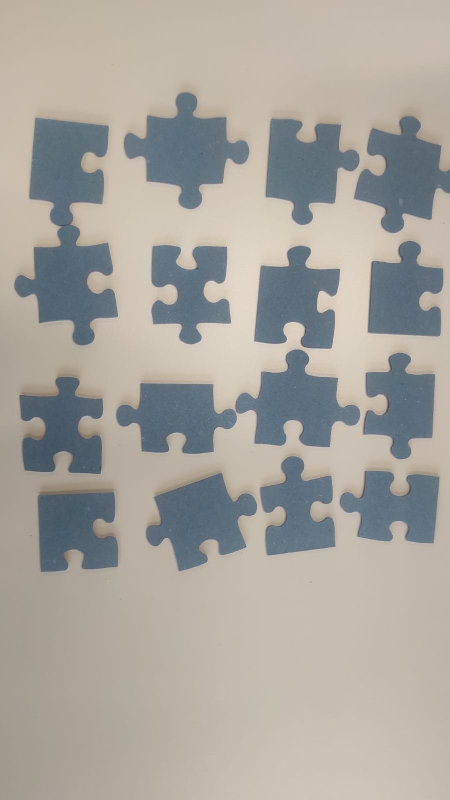
#> input picture images/allpieces/all.jpg, 900 x 1600 px (shown at 1/2 size)
$ python homography.py
#> lines starting #> are read from the running program, lines starting #| are printed output that depends on the picture
#> ``:
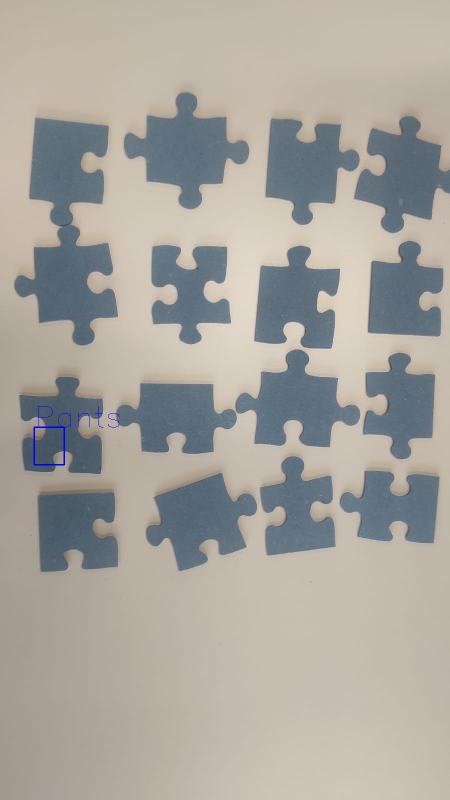
#> window 'Color Detection': shape (1600, 900, 3) (shown at 1/2 size); mean B, G, R 157.7, 163.9, 167.7
import cv2 as cv
import numpy as np
from matplotlib import pyplot as plt

class Homography:
    MIN_MATCH_COUNT = 700

    import numpy as np
    import cv2
    def find_homography(self):
        if len(self.good) > self.MIN_MATCH_COUNT:
            src_pts = np.float32([self.kp1[m.queryIdx].pt for m in self.good]).reshape(-1, 1, 2)
            dst_pts = np.float32([self.kp2[m.trainIdx].pt for m in self.good]).reshape(-1, 1, 2)
            # Estimate homography
            M, mask = cv.findHomography(src_pts, dst_pts, cv.RANSAC, 5.0)
            matchesMask = mask.ravel().tolist()
            # Apply homography to warp one image onto the other
            h, w, _ = self.img1.shape
            pts = np.float32([[0, 0], [0, h - 1], [w - 1, h - 1], [w - 1, 0]]).reshape(-1, 1, 2)
            dst = cv.perspectiveTransform(pts, M)
            self.img2 = cv.polylines(self.img2, [np.int32(dst)], True, (0, 255, 0), 3, cv.LINE_AA)
        else:
            print("Not enough matches are found - {}/{}".format(len(self.good), self.MIN_MATCH_COUNT))
            matchesMask = None
        draw_params = dict(matchColor=(0, 255, 0),  # draw matches in green color
                           singlePointColor=None,
                           matchesMask=matchesMask,  # draw only inliers
                           flags=2)
        img3 = cv.drawMatches(self.img1, self.kp1, self.img2, self.kp2, self.good, None, **draw_params)
        plt.imshow(cv.cvtColor(img3, cv.COLOR_BGR2RGB)), plt.show()


    # Load the image
    imageFrame = cv2.imread('./images/allpieces/all.jpg')

    # Convert the imageFrame in BGR(RGB color space) to HSV(hue-saturation-value) color space
    hsvFrame = cv2.cvtColor(imageFrame, cv2.COLOR_BGR2HSV)

    # Set range for red color and define mask
    red_lower = np.array([0,120,70], np.uint8)
    red_upper = np.array([10, 160, 200], np.uint8)
    red_mask = cv2.inRange(hsvFrame, red_lower, red_upper)

    # Set range for yellow color and define mask
    yellow_lower = np.array([20, 100, 100], np.uint8)
    yellow_upper = np.array([30, 255, 255], np.uint8)
    yellow_mask = cv2.inRange(hsvFrame, yellow_lower, yellow_upper)

    # Set range for blue color and define mask
    blue_lower = np.array([94, 80, 2], np.uint8)
    blue_upper = np.array([120, 255, 255], np.uint8)
    blue_mask = cv2.inRange(hsvFrame, blue_lower, blue_upper)

    # Morphological Transform, Dilation for each color and bitwise_and operator between imageFrame and mask determines to detect only that particular color
    kernel = np.ones((5, 5), "uint8")

    # For red color
    red_mask = cv2.dilate(red_mask, kernel)
    res_red = cv2.bitwise_and(imageFrame, imageFrame, mask=red_mask)

    # For yellow color
    yellow_mask = cv2.dilate(yellow_mask, kernel)
    res_green = cv2.bitwise_and(imageFrame, imageFrame, mask=yellow_mask)

    # For blue color
    blue_mask = cv2.dilate(blue_mask, kernel)
    res_blue = cv2.bitwise_and(imageFrame, imageFrame, mask=blue_mask)

    # Creating contour to track red color
    contours, hierarchy = cv2.findContours(red_mask, cv2.RETR_TREE, cv2.CHAIN_APPROX_SIMPLE)

    for pic, contour in enumerate(contours):
        area = cv2.contourArea(contour)
        if (area > 300):
            x, y, w, h = cv2.boundingRect(contour)
            imageFrame = cv2.rectangle(imageFrame, (x, y), (x + w, y + h), (0, 0, 255), 2)
            cv2.putText(imageFrame, "Waldo", (x, y), cv2.FONT_HERSHEY_SIMPLEX, 1.0, (0, 0, 255))

    # Creating contour to track yellow color
    contours, hierarchy = cv2.findContours(yellow_mask, cv2.RETR_TREE, cv2.CHAIN_APPROX_SIMPLE)
    yellow_color_bgr = (56, 245, 255)
    for pic, contour in enumerate(contours):
        area = cv2.contourArea(contour)
        if (area > 300):
            x, y, w, h = cv2.boundingRect(contour)
            imageFrame = cv2.rectangle(imageFrame, (x, y), (x + w, y + h), yellow_color_bgr, 2)
            cv2.putText(imageFrame, "Maldo", (x, y), cv2.FONT_HERSHEY_SIMPLEX, 1.0, (yellow_color_bgr))

    # Creating contour to track blue color
    contours, hierarchy = cv2.findContours(blue_mask, cv2.RETR_TREE, cv2.CHAIN_APPROX_SIMPLE)

    for pic, contour in enumerate(contours):
        area = cv2.contourArea(contour)
        if (area > 300):
            x, y, w, h = cv2.boundingRect(contour)
            imageFrame = cv2.rectangle(imageFrame, (x, y), (x + w, y + h), (255, 0, 0), 2)
            cv2.putText(imageFrame, "Pants", (x, y), cv2.FONT_HERSHEY_SIMPLEX, 2.0, (255, 0, 0))

    # Display the result
    cv2.imshow("Color Detection", imageFrame)
    cv2.waitKey(0)
    cv2.destroyAllWindows()

    def __init__(self):
        self.img1 = cv.imread('./images/contourTraining/edge.jpg', cv.IMREAD_COLOR)  # queryImage
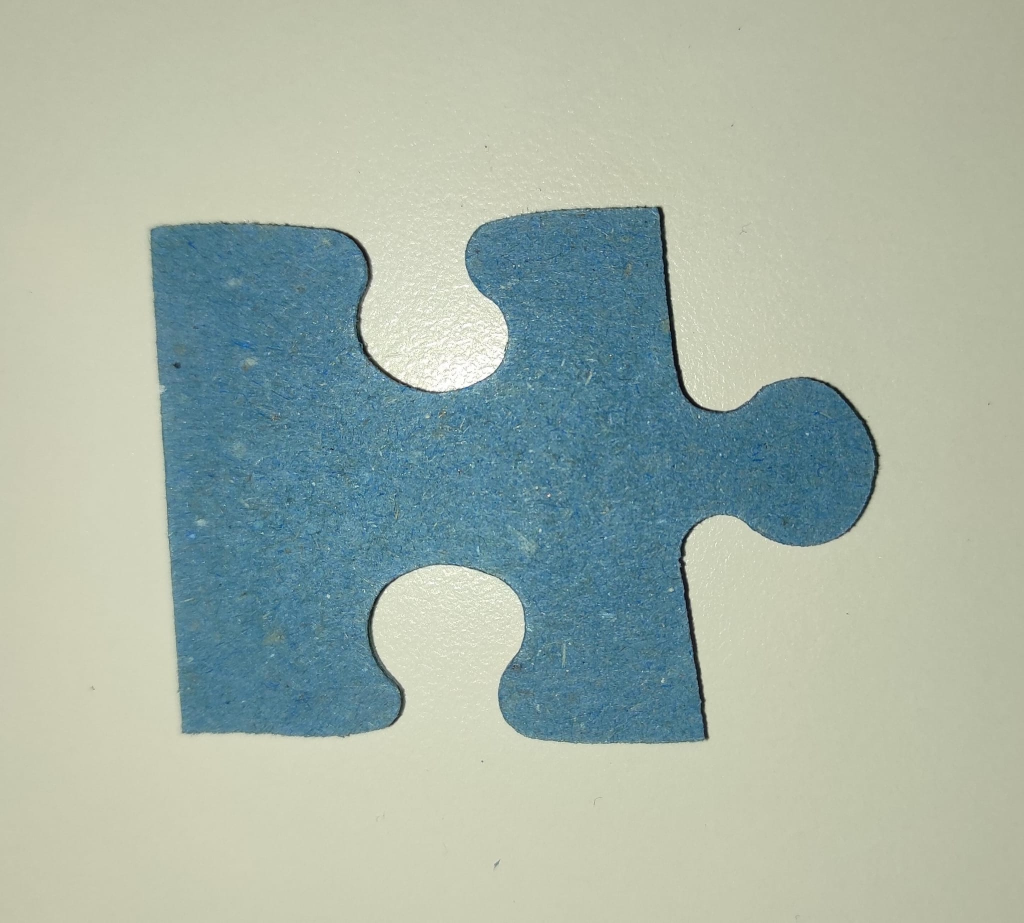
#> input picture images/contourTraining/edge.jpg, 2048 x 1845 px (shown at 1/2 size)
#> self.img1 is the input picture: shape (1845, 2048, 3); mean B, G, R 166.9, 178.7, 164.8
        self.img2 = cv.imread('./images/allpieces/all.jpg', cv.IMREAD_COLOR)  # trainImage
#> self.img2 is the input picture: shape (1600, 900, 3); mean B, G, R 157.6, 164, 167.8
        # Preprocess images if necessary
        # Feature extraction
        self.sift = cv.SIFT_create(nfeatures=1000)  # Adjust nfeatures to detect more keypoints
        gray_img1 = cv.cvtColor(self.img1, cv.COLOR_BGR2GRAY)
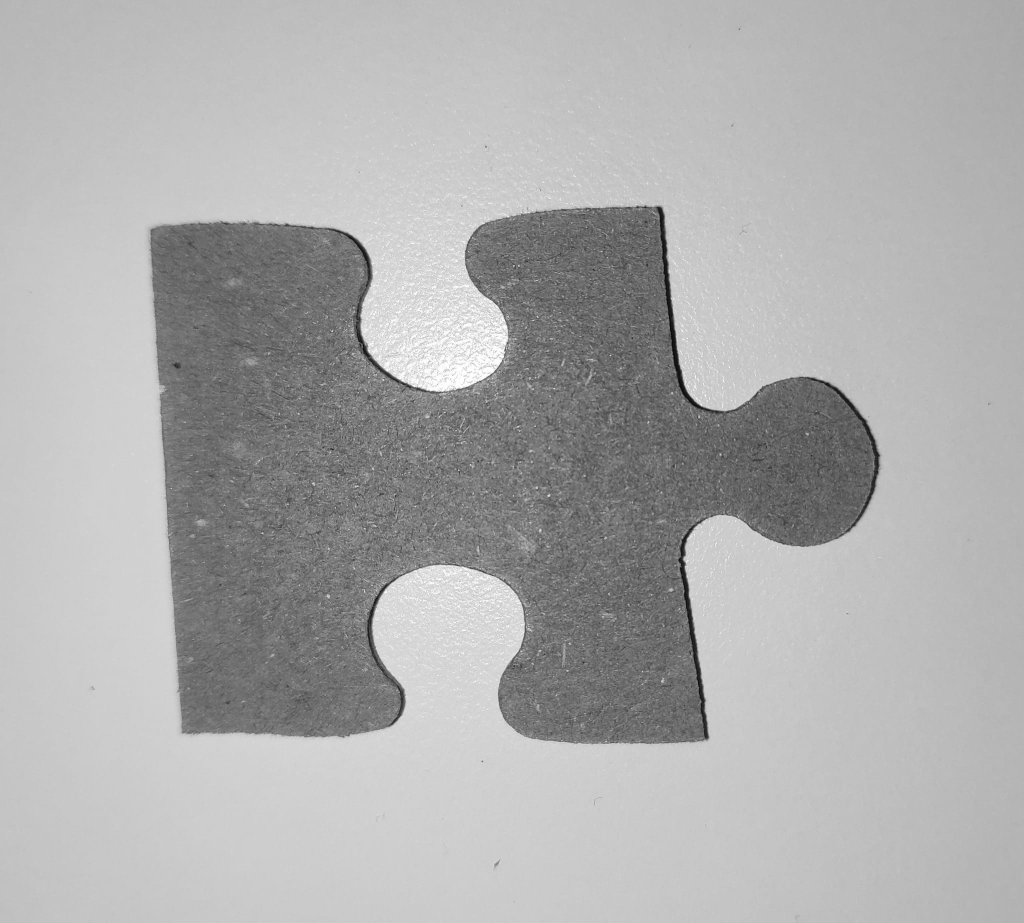
#> gray_img1: shape (1845, 2048) (shown at 1/2 size); min 2, max 255, mean 173.2
        gray_img2 = cv.cvtColor(self.img2, cv.COLOR_BGR2GRAY)
        self.kp1, self.des1 = self.sift.detectAndCompute(gray_img1, None)
#> self.kp1 = 1000 keypoints; strongest (x, y, size): (1221, 711, 2), (890, 825, 1.9), (917, 941, 2), (1027, 532, 2.3)
        self.kp2, self.des2 = self.sift.detectAndCompute(gray_img2, None)
#> self.kp2 = 870 keypoints; strongest (x, y, size): (588, 662, 26.2), (373, 299, 108.6), (425, 523, 43.5), (598, 508, 26.3)
        # Feature matching
        FLANN_INDEX_KDTREE = 1
        index_params = dict(algorithm=FLANN_INDEX_KDTREE, trees=5)
        search_params = dict(checks=50)
        self.flann = cv.FlannBasedMatcher(index_params, search_params)
        self.matches = self.flann.knnMatch(self.des1, self.des2, k=2)
#> self.matches = 1000 matches
        # Good matches based on Lowe's ratio test
        self.good = []
        for m, n in self.matches:
            if m.distance < 0.7 * n.distance:
                self.good.append(m)
#> after the loop, self.good = 4 matches


# Create an instance of the class and execute the code
homography_instance = Homography()
homography_instance.find_homography()
#| Not enough matches are found - 4/700
#> in find_homography, `img3 = cv.drawMatches(self.img1, self.kp1, self.img2, self.kp2, self.g..`:
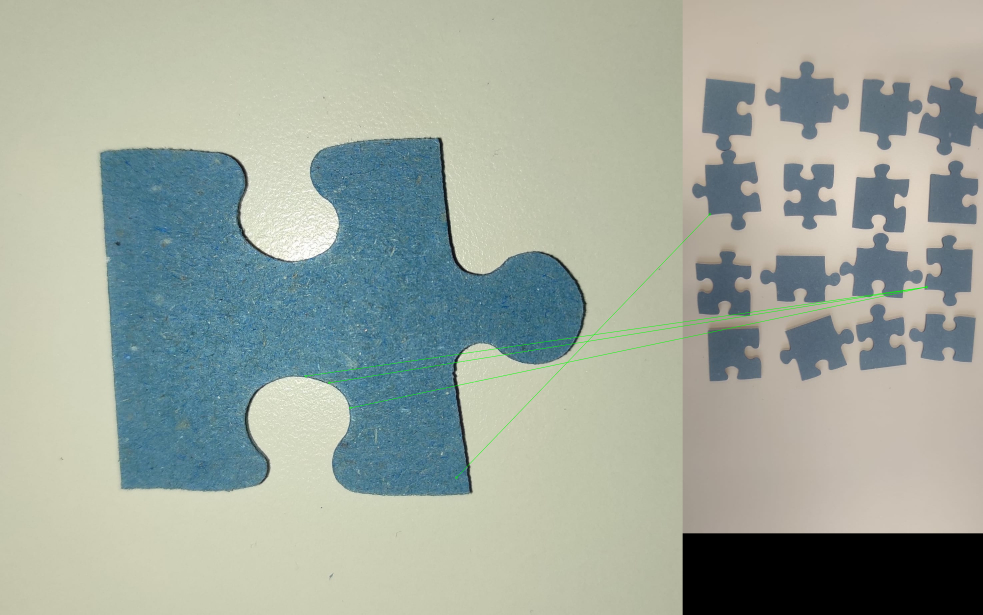
#> img3: shape (1845, 2948, 3) (shown at 1/3 size); mean B, G, R 157.4, 167.7, 158.7
